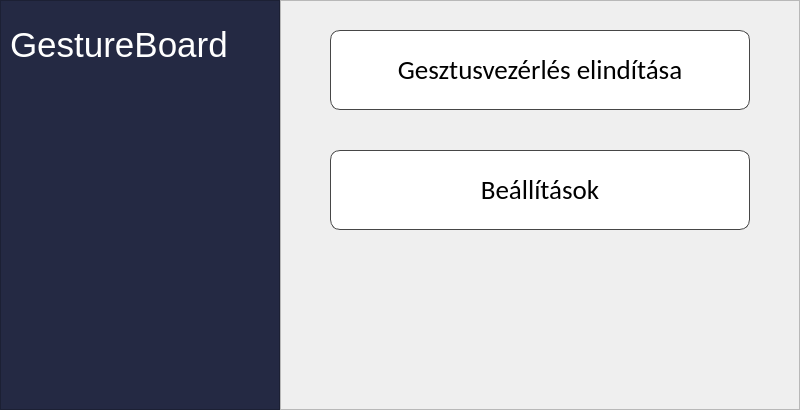
<?xml version="1.0" encoding="UTF-8"?>
<ui version="4.0">
 <class>MainWindow</class>
 <widget class="QWidget" name="MainWindow">
  <property name="geometry">
   <rect>
    <x>0</x>
    <y>0</y>
    <width>800</width>
    <height>410</height>
   </rect>
  </property>
  <property name="windowTitle">
   <string>GestureBoard</string>
  </property>
  <widget class="QFrame" name="frameBlue">
   <property name="geometry">
    <rect>
     <x>0</x>
     <y>0</y>
     <width>280</width>
     <height>410</height>
    </rect>
   </property>
   <property name="styleSheet">
    <string notr="true">background-color: rgb(36 , 41 , 67)</string>
   </property>
   <property name="frameShape">
    <enum>QFrame::Shape::StyledPanel</enum>
   </property>
   <property name="frameShadow">
    <enum>QFrame::Shadow::Raised</enum>
   </property>
   <widget class="QLabel" name="lblTitle">
    <property name="geometry">
     <rect>
      <x>10</x>
      <y>20</y>
      <width>240</width>
      <height>50</height>
     </rect>
    </property>
    <property name="styleSheet">
     <string notr="true">color: white;
font-size: 26pt;
</string>
    </property>
    <property name="text">
     <string>GestureBoard</string>
    </property>
   </widget>
  </widget>
  <widget class="QPushButton" name="btnStart">
   <property name="geometry">
    <rect>
     <x>330</x>
     <y>30</y>
     <width>420</width>
     <height>80</height>
    </rect>
   </property>
   <property name="font">
    <font>
     <family>Calibri</family>
     <pointsize>20</pointsize>
    </font>
   </property>
   <property name="styleSheet">
    <string notr="true">background-color: white;
color:  black;
border: 1px solid rgb(70, 70, 70);
border-radius: 10px;
font-size: 20pt;
</string>
   </property>
   <property name="text">
    <string>Gesztusvezérlés elindítása</string>
   </property>
  </widget>
  <widget class="QPushButton" name="btnOptions">
   <property name="geometry">
    <rect>
     <x>330</x>
     <y>150</y>
     <width>420</width>
     <height>80</height>
    </rect>
   </property>
   <property name="font">
    <font>
     <family>Calibri</family>
     <pointsize>20</pointsize>
    </font>
   </property>
   <property name="styleSheet">
    <string notr="true">background-color: white;
color:  black;
border: 1px solid  rgb(70, 70, 70);;
border-radius: 10px;
font-size: 20pt;
</string>
   </property>
   <property name="text">
    <string>Beállítások</string>
   </property>
  </widget>
  <widget class="QFrame" name="frameButtons">
   <property name="geometry">
    <rect>
     <x>280</x>
     <y>0</y>
     <width>520</width>
     <height>410</height>
    </rect>
   </property>
   <property name="frameShape">
    <enum>QFrame::Shape::StyledPanel</enum>
   </property>
   <property name="frameShadow">
    <enum>QFrame::Shadow::Raised</enum>
   </property>
  </widget>
 </widget>
 <resources/>
 <connections/>
</ui>
